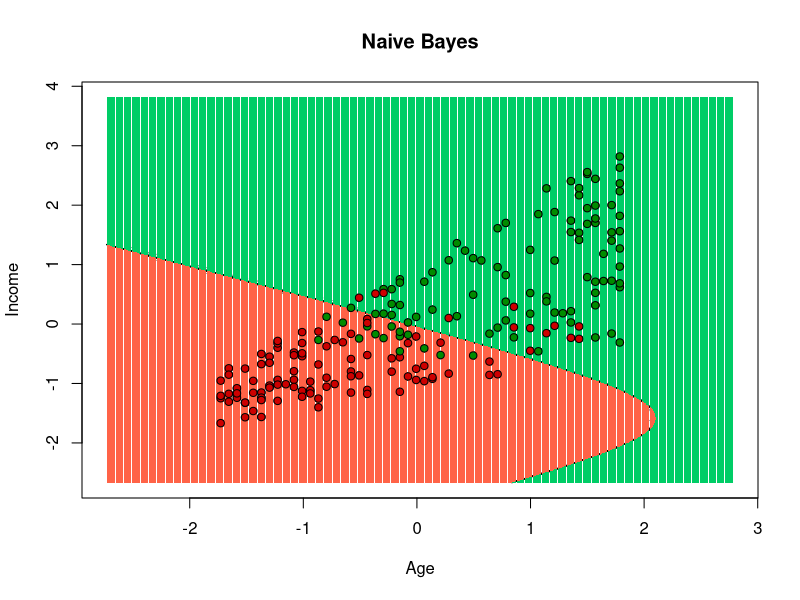

Write the R code that produced this figure.
# Naive Bayes

# Download the data

set.seed(123)
f_train <- read.csv2('Data/bank_train.csv', header = TRUE, encoding = 'UNICOD')
f_test <- read.csv2('Data/bank_test.csv', header = TRUE, encoding = 'UNICOD')
f_train <- f_train[-1]
f_test <- f_test[-1]


# Fitting 

# install.packages('e1071')
library(e1071)
f_train$delays <- as.factor(f_train$delays)
f_test$delays <- as.factor(f_test$delays)
class_nb = naiveBayes(delays ~ age + income, data = f_train)


# Predicting

y <- predict(class_nb, f_test[, c('age','income')])


## Confusion Matrix

cm = table(f_test[, 'delays'], y)
print(cm)


# Visualising the Test set results

library(ggplot2)
set = f_test[,c('age','income','delays')]
X1 = seq(min(set['age']) - 1, max(set['age']) + 1, by = 0.01)
X2 = seq(min(set['income']) - 1, max(set['income']) + 1, by = 0.01)
grid_set = expand.grid(X1, X2)
colnames(grid_set) = c('age', 'income')
y_grid = predict(class_nb, grid_set)
plot(set[, -3],
     main = 'Naive Bayes',
     xlab = 'Age', ylab = 'Income',
     xlim = range(X1), ylim = range(X2))
contour(X1, X2, matrix(as.numeric(y_grid), length(X1), length(X2)), add = TRUE)
points(grid_set, pch = '.', col = ifelse(y_grid == 1, 'tomato', 'springgreen3'))
points(set, pch = 21, bg = ifelse(set[, 3] == 1, 'red3', 'green4'))

